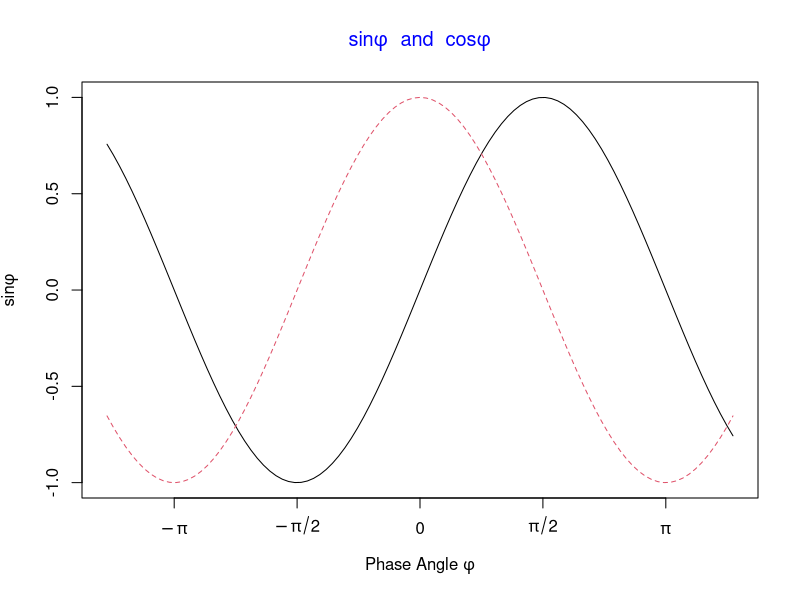
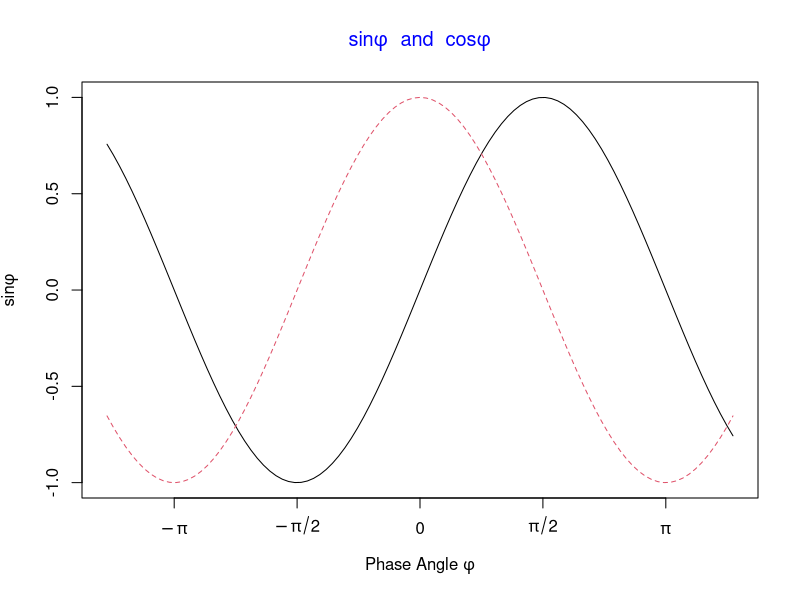
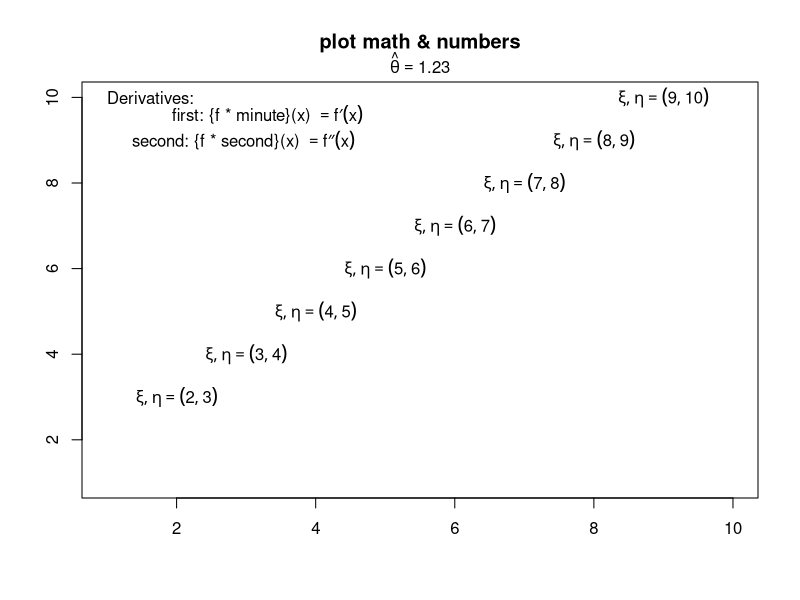
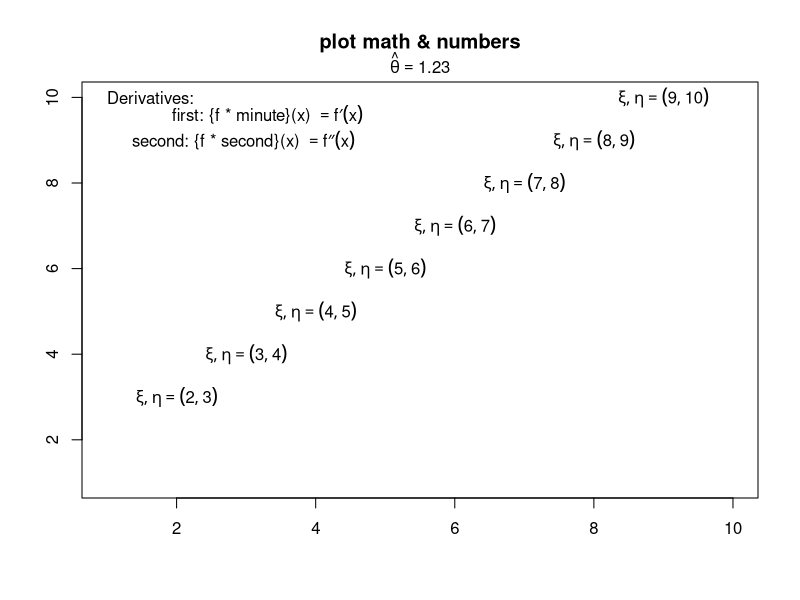
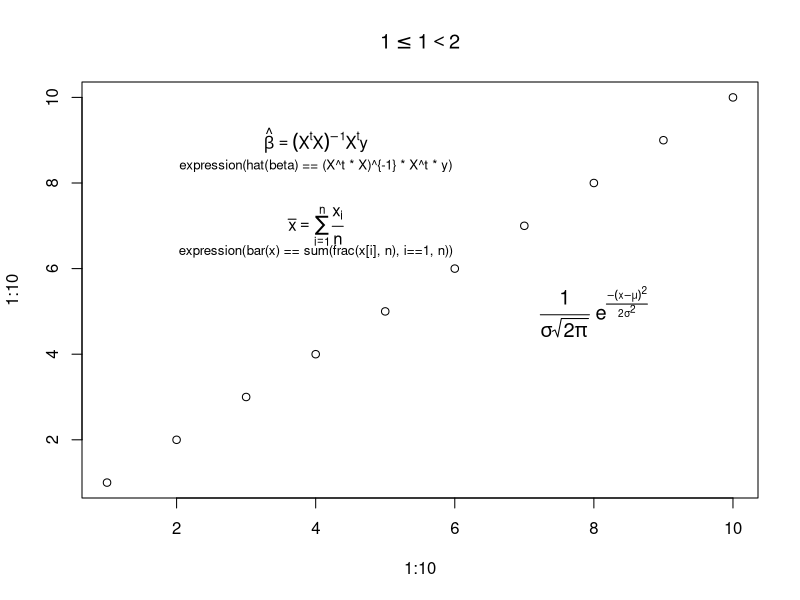
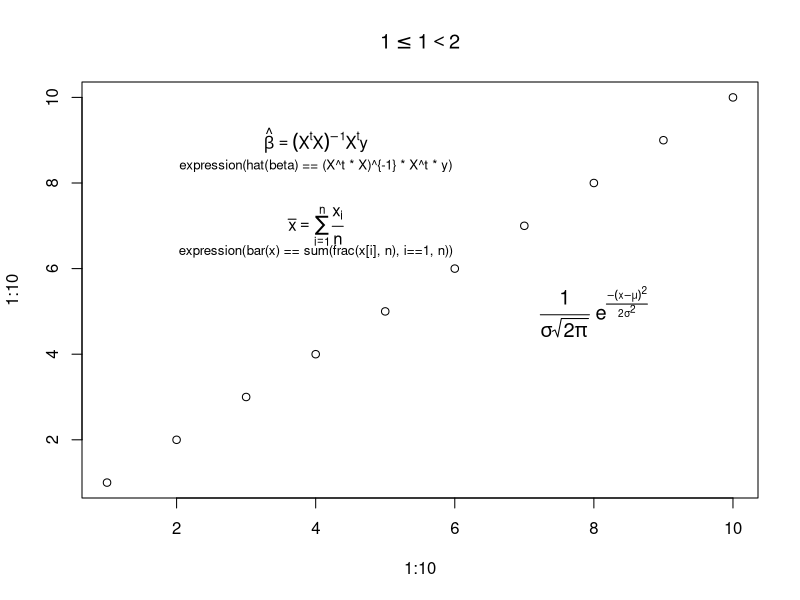
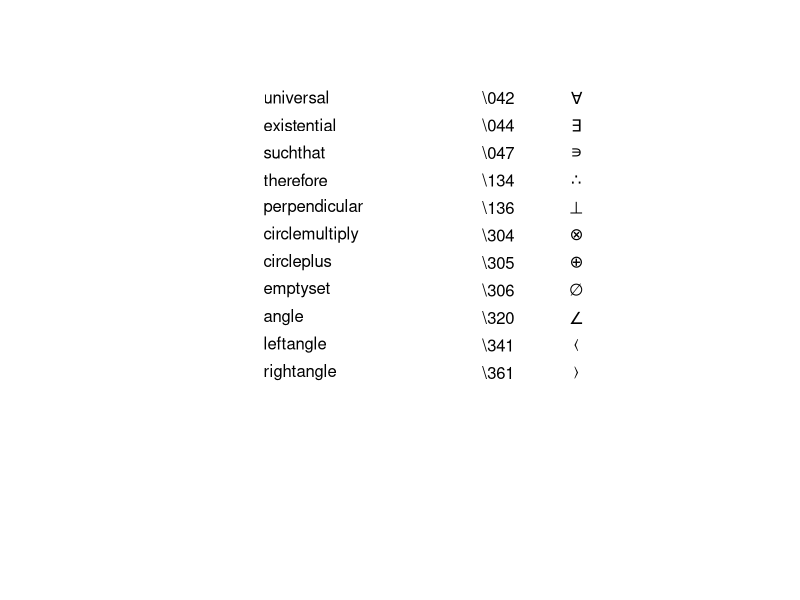
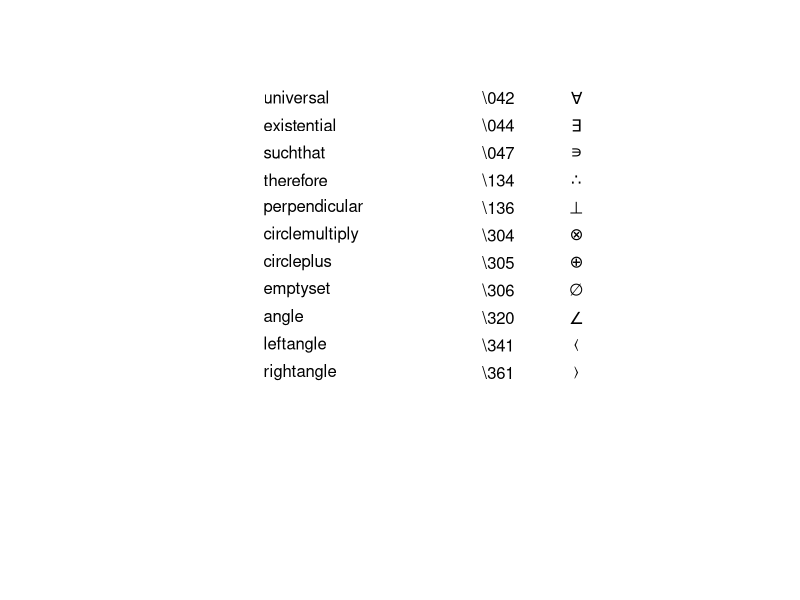

These charts were generated, in order, by the following R code:
# Examples from grDevices::plotmath helpfil
if (Sys.info()['sysname'] == "Darwin") os <- "macos"
if (Sys.info()['sysname'] == "Linux") os <- "linux-devragg"
if (Sys.info()['sysname'] == "Windows") os <- "windows"

library(ragg)
library(glue)

reso <- 300
scl <- reso/72

# Example 1 - ragg
agg_png(glue('img/plotmath-ex1-{os}.png'), units = "px", res = reso, height = scl*480, width = scl*480)
x <- seq(-4, 4, length.out = 101)
y <- cbind(sin(x), cos(x))
matplot(x, y, type = "l", xaxt = "n",
        main = expression(paste(plain(sin) * phi, "  and  ",
                                plain(cos) * phi)),
        ylab = expression("sin" * phi, "cos" * phi), # only 1st is taken
        xlab = expression(paste("Phase Angle ", phi)),
        col.main = "blue")
axis(1, at = c(-pi, -pi/2, 0, pi/2, pi),
     labels = expression(-pi, -pi/2, 0, pi/2, pi))
dev.off()

# Example 1 - png
png(glue('img/plotmath-ex1-{os}-png.png'), units = "px", res = reso, height = scl*480, width = scl*480)
x <- seq(-4, 4, length.out = 101)
y <- cbind(sin(x), cos(x))
matplot(x, y, type = "l", xaxt = "n",
        main = expression(paste(plain(sin) * phi, "  and  ",
                                plain(cos) * phi)),
        ylab = expression("sin" * phi, "cos" * phi), # only 1st is taken
        xlab = expression(paste("Phase Angle ", phi)),
        col.main = "blue")
axis(1, at = c(-pi, -pi/2, 0, pi/2, pi),
     labels = expression(-pi, -pi/2, 0, pi/2, pi))
dev.off()

# Example 2 - ragg
## How to combine "math" and numeric variables :
agg_png(glue('img/plotmath-ex2-{os}.png'), units = "px", res = reso, height = scl*480, width = scl*480)
plot(1:10, type="n", xlab="", ylab="", main = "plot math & numbers")
theta <- 1.23 ; mtext(bquote(hat(theta) == .(theta)), line= .25)
for(i in 2:9)
  text(i, i+1, substitute(list(xi, eta) == group("(",list(x,y),")"),
                          list(x = i, y = i+1)))
## note that both of these use calls rather than expressions.
##
text(1, 10,  "Derivatives:", adj = 0)
text(1, 9.6, expression(
  "             first: {f * minute}(x) " == {f * minute}(x)), adj = 0)
text(1, 9.0, expression(
  "     second: {f * second}(x) "        == {f * second}(x)), adj = 0)
dev.off()

# Example 2 - png
## How to combine "math" and numeric variables :
png(glue('img/plotmath-ex2-{os}-png.png'), units = "px", res = reso, height = scl*480, width = scl*480)
plot(1:10, type="n", xlab="", ylab="", main = "plot math & numbers")
theta <- 1.23 ; mtext(bquote(hat(theta) == .(theta)), line= .25)
for(i in 2:9)
  text(i, i+1, substitute(list(xi, eta) == group("(",list(x,y),")"),
                          list(x = i, y = i+1)))
## note that both of these use calls rather than expressions.
##
text(1, 10,  "Derivatives:", adj = 0)
text(1, 9.6, expression(
  "             first: {f * minute}(x) " == {f * minute}(x)), adj = 0)
text(1, 9.0, expression(
  "     second: {f * second}(x) "        == {f * second}(x)), adj = 0)
dev.off()

# Example 3 - ragg
## note the "{ .. }" trick to get "chained" equations:
agg_png(glue('img/plotmath-ex3-{os}.png'), units = "px", res = reso, height = scl*480, width = scl*480)
plot(1:10, 1:10, main = quote(1 <= {1 < 2}))
text(4, 9, expression(hat(beta) == (X^t * X)^{-1} * X^t * y))
text(4, 8.4, "expression(hat(beta) == (X^t * X)^{-1} * X^t * y)",
     cex = .8)
text(4, 7, expression(bar(x) == sum(frac(x[i], n), i==1, n)))
text(4, 6.4, "expression(bar(x) == sum(frac(x[i], n), i==1, n))",
     cex = .8)
text(8, 5, expression(paste(frac(1, sigma*sqrt(2*pi)), " ",
                            plain(e)^{frac(-(x-mu)^2, 2*sigma^2)})),
     cex = 1.2)
dev.off()

# Example 3 - png
## note the "{ .. }" trick to get "chained" equations:
png(glue('img/plotmath-ex3-{os}-png.png'), units = "px", res = reso, height = scl*480, width = scl*480)
plot(1:10, 1:10, main = quote(1 <= {1 < 2}))
text(4, 9, expression(hat(beta) == (X^t * X)^{-1} * X^t * y))
text(4, 8.4, "expression(hat(beta) == (X^t * X)^{-1} * X^t * y)",
     cex = .8)
text(4, 7, expression(bar(x) == sum(frac(x[i], n), i==1, n)))
text(4, 6.4, "expression(bar(x) == sum(frac(x[i], n), i==1, n))",
     cex = .8)
text(8, 5, expression(paste(frac(1, sigma*sqrt(2*pi)), " ",
                            plain(e)^{frac(-(x-mu)^2, 2*sigma^2)})),
     cex = 1.2)
dev.off()

# Example 4 - ragg
## some other useful symbols
agg_png(glue('img/plotmath-ex4-{os}.png'), units = "px", res = reso, height = scl*480, width = scl*480)
plot.new(); plot.window(c(0,4), c(15,1))
text(1, 1, "universal", adj = 0); text(2.5, 1,  "\\042")
text(3, 1, expression(symbol("\042")))
text(1, 2, "existential", adj = 0); text(2.5, 2,  "\\044")
text(3, 2, expression(symbol("\044")))
text(1, 3, "suchthat", adj = 0); text(2.5, 3,  "\\047")
text(3, 3, expression(symbol("\047")))
text(1, 4, "therefore", adj = 0); text(2.5, 4,  "\\134")
text(3, 4, expression(symbol("\134")))
text(1, 5, "perpendicular", adj = 0); text(2.5, 5,  "\\136")
text(3, 5, expression(symbol("\136")))
text(1, 6, "circlemultiply", adj = 0); text(2.5, 6,  "\\304")
text(3, 6, expression(symbol("\304")))
text(1, 7, "circleplus", adj = 0); text(2.5, 7,  "\\305")
text(3, 7, expression(symbol("\305")))
text(1, 8, "emptyset", adj = 0); text(2.5, 8,  "\\306")
text(3, 8, expression(symbol("\306")))
text(1, 9, "angle", adj = 0); text(2.5, 9,  "\\320")
text(3, 9, expression(symbol("\320")))
text(1, 10, "leftangle", adj = 0); text(2.5, 10,  "\\341")
text(3, 10, expression(symbol("\341")))
text(1, 11, "rightangle", adj = 0); text(2.5, 11,  "\\361")
text(3, 11, expression(symbol("\361")))
dev.off()

# Example 4 - ragg
## some other useful symbols
png(glue('img/plotmath-ex4-{os}-png.png'), units = "px", res = reso, height = scl*480, width = scl*480)
plot.new(); plot.window(c(0,4), c(15,1))
text(1, 1, "universal", adj = 0); text(2.5, 1,  "\\042")
text(3, 1, expression(symbol("\042")))
text(1, 2, "existential", adj = 0); text(2.5, 2,  "\\044")
text(3, 2, expression(symbol("\044")))
text(1, 3, "suchthat", adj = 0); text(2.5, 3,  "\\047")
text(3, 3, expression(symbol("\047")))
text(1, 4, "therefore", adj = 0); text(2.5, 4,  "\\134")
text(3, 4, expression(symbol("\134")))
text(1, 5, "perpendicular", adj = 0); text(2.5, 5,  "\\136")
text(3, 5, expression(symbol("\136")))
text(1, 6, "circlemultiply", adj = 0); text(2.5, 6,  "\\304")
text(3, 6, expression(symbol("\304")))
text(1, 7, "circleplus", adj = 0); text(2.5, 7,  "\\305")
text(3, 7, expression(symbol("\305")))
text(1, 8, "emptyset", adj = 0); text(2.5, 8,  "\\306")
text(3, 8, expression(symbol("\306")))
text(1, 9, "angle", adj = 0); text(2.5, 9,  "\\320")
text(3, 9, expression(symbol("\320")))
text(1, 10, "leftangle", adj = 0); text(2.5, 10,  "\\341")
text(3, 10, expression(symbol("\341")))
text(1, 11, "rightangle", adj = 0); text(2.5, 11,  "\\361")
text(3, 11, expression(symbol("\361")))
dev.off()
